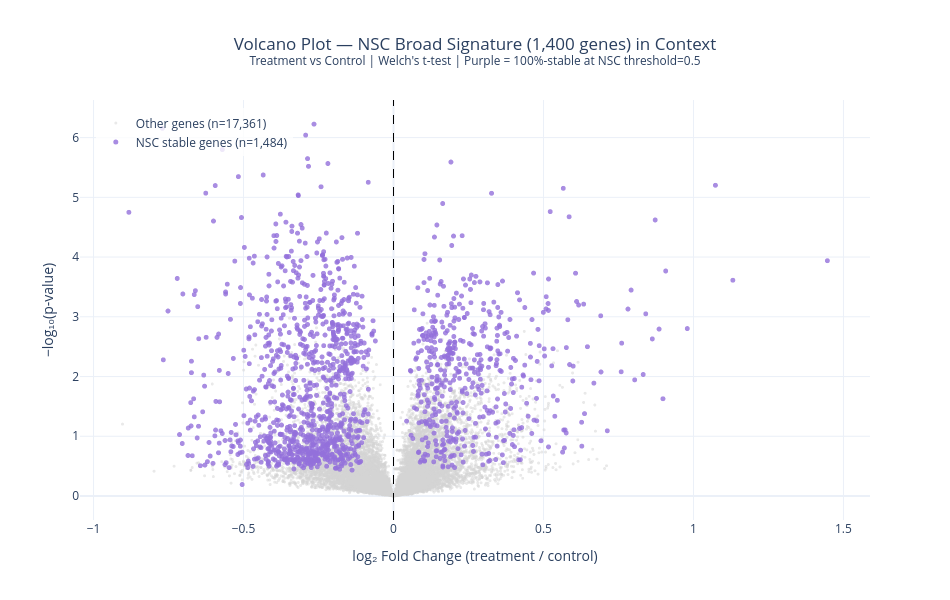

Here is the notebook cell this chart was saved with:
### Code cell
# --- Plot 4: Volcano plot — 1,400 stable genes in context of all detected genes ---
from scipy.stats import ttest_ind

# Compute log2FC and t-test p-value for ALL genes in gene_cols (18,845)
all_raw = sub[gene_cols].values.astype(float)
ctrl_expr = all_raw[is_control]    # (2, 18845)
treat_expr = all_raw[is_treatment] # (8, 18845)

ctrl_mean_all  = ctrl_expr.mean(axis=0) + 0.5
treat_mean_all = treat_expr.mean(axis=0) + 0.5
log2fc_all = np.log2(treat_mean_all / ctrl_mean_all)

# Per-gene Welch's t-test (ttest_ind axis=0 over samples)
t_stat, p_val = ttest_ind(treat_expr, ctrl_expr, axis=0, equal_var=False)
p_val = np.where(p_val == 0, 1e-300, p_val)   # guard against exact-zero floats
neg_log10_p = -np.log10(p_val)

# Save per-gene stats tables for reuse
all_gene_stats = pd.DataFrame({
    'gene_id': gene_cols,
    'log2FC': log2fc_all,
    't_stat': t_stat,
    'p_value': p_val,
    'neg_log10_p': neg_log10_p,
})

is_stable_mask = np.isin(gene_cols, broad_gene_ids)
gray_df   = all_gene_stats[~is_stable_mask]
stable_df = all_gene_stats[is_stable_mask]

print(f"All detected genes: {len(all_gene_stats)}")
print(f"Stable (purple): {is_stable_mask.sum()}")

fig = go.Figure()
fig.add_trace(go.Scattergl(
    x=gray_df['log2FC'], y=gray_df['neg_log10_p'],
    mode='markers',
    marker=dict(color='lightgray', size=3, opacity=0.5),
    name='Other genes (n={:,})'.format(len(gray_df)),
    hovertemplate='%{customdata}<br>log2FC=%{x:.2f}<br>-log10(p)=%{y:.2f}<extra></extra>',
    customdata=gray_df['gene_id'],
))
fig.add_trace(go.Scattergl(
    x=stable_df['log2FC'], y=stable_df['neg_log10_p'],
    mode='markers',
    marker=dict(color='mediumpurple', size=5, opacity=0.8),
    name='NSC stable genes (n={:,})'.format(len(stable_df)),
    hovertemplate='%{customdata}<br>log2FC=%{x:.2f}<br>-log10(p)=%{y:.2f}<extra></extra>',
    customdata=stable_df['gene_id'],
))
fig.add_vline(x=0, line_width=1, line_dash='dash', line_color='black')

fig.update_layout(
    title=dict(
        text=(f'Volcano Plot — NSC Broad Signature (1,400 genes) in Context<br>'
              f'<sup>Treatment vs Control | Welch\'s t-test | '
              f'Purple = 100%-stable at NSC threshold=0.5</sup>'),
        x=0.5,
    ),
    xaxis_title='log₂ Fold Change (treatment / control)',
    yaxis_title='−log₁₀(p-value)',
    legend=dict(x=0.02, y=0.98, bgcolor='rgba(255,255,255,0.8)'),
    template='plotly_white',
    width=950, height=600,
)
fig.show()

### Figure 1 — Plotly figure (JSON) as saved in the notebook; plotly's stock layout.template omitted (floating-point values rounded to 4 significant figures; data arrays with more than 128 entries replaced by an {"elided": "..."} marker saying what was removed)
{"data": [{"customdata": {"elided": "17361 str values"}, "hovertemplate": "%{customdata}<br>log2FC=%{x:.2f}<br>-log10(p)=%{y:.2f}<extra></extra>", "marker": {"color": "lightgray", "opacity": 0.5, "size": 3}, "mode": "markers", "name": "Other genes (n=17,361)", "type": "scattergl", "x": {"elided": "17361 float values"}, "y": {"elided": "17361 float values"}}, {"customdata": {"elided": "1484 str values"}, "hovertemplate": "%{customdata}<br>log2FC=%{x:.2f}<br>-log10(p)=%{y:.2f}<extra></extra>", "marker": {"color": "mediumpurple", "opacity": 0.8, "size": 5}, "mode": "markers", "name": "NSC stable genes (n=1,484)", "type": "scattergl", "x": {"elided": "1484 float values"}, "y": {"elided": "1484 float values"}}], "layout": {"height": 600, "legend": {"bgcolor": "rgba(255,255,255,0.8)", "x": 0.02, "y": 0.98}, "shapes": [{"line": {"color": "black", "dash": "dash", "width": 1}, "type": "line", "x0": 0, "x1": 0, "xref": "x", "y0": 0, "y1": 1, "yref": "y domain"}], "title": {"text": "Volcano Plot — NSC Broad Signature (1,400 genes) in Context<br><sup>Treatment vs Control | Welch's t-test | Purple = 100%-stable at NSC threshold=0.5</sup>", "x": 0.5}, "width": 950, "xaxis": {"title": {"text": "log₂ Fold Change (treatment / control)"}}, "yaxis": {"title": {"text": "−log₁₀(p-value)"}}}}
